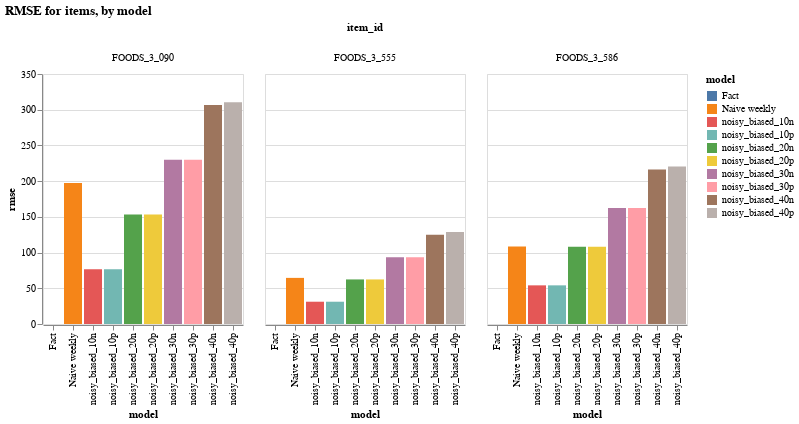

Source (notebook cell):
### Code cell
alt.Chart(eval_df, title = 'RMSE for items, by model').mark_bar().encode(
    x=alt.X('model:N',scale=alt.Scale(zero=False)),
    y=alt.Y('rmse:Q',scale=alt.Scale(zero=False)),
    color=alt.Color('model:N'),
    column='item_id:N'
).properties(width=200, height=250)#.interactive()

### Figure 1 — Vega-Lite specification as saved in the notebook (floating-point values rounded to 4 significant figures)
{"config": {"view": {"continuousWidth": 400, "continuousHeight": 300}}, "data": {"name": "data-f5c8daafbc9543634b27155a176f72b3"}, "mark": "bar", "encoding": {"color": {"type": "nominal", "field": "model"}, "column": {"type": "nominal", "field": "item_id"}, "x": {"type": "nominal", "field": "model", "scale": {"zero": false}}, "y": {"type": "quantitative", "field": "rmse", "scale": {"zero": false}}}, "height": 250, "title": "RMSE for items, by model", "width": 200, "$schema": "https://vega.github.io/schema/vega-lite/v4.8.1.json", "datasets": {"data-f5c8daafbc9543634b27155a176f72b3": [{"model": "Naive weekly", "rmse": 64.57, "rmse_normalized": 1.0, "item_id": "FOODS_3_555"}, {"model": "Fact", "rmse": 0.0, "rmse_normalized": 0.0, "item_id": "FOODS_3_555"}, {"model": "noisy_biased_10p", "rmse": 31.2, "rmse_normalized": 0.4832, "item_id": "FOODS_3_555"}, {"model": "noisy_biased_20p", "rmse": 62.4, "rmse_normalized": 0.9664, "item_id": "FOODS_3_555"}, {"model": "noisy_biased_30p", "rmse": 93.6, "rmse_normalized": 1.45, "item_id": "FOODS_3_555"}, {"model": "noisy_biased_40p", "rmse": 128.7, "rmse_normalized": 1.993, "item_id": "FOODS_3_555"}, {"model": "noisy_biased_10n", "rmse": 31.2, "rmse_normalized": 0.4832, "item_id": "FOODS_3_555"}, {"model": "noisy_biased_20n", "rmse": 62.4, "rmse_normalized": 0.9664, "item_id": "FOODS_3_555"}, {"model": "noisy_biased_30n", "rmse": 93.6, "rmse_normalized": 1.45, "item_id": "FOODS_3_555"}, {"model": "noisy_biased_40n", "rmse": 124.8, "rmse_normalized": 1.933, "item_id": "FOODS_3_555"}, {"model": "Naive weekly", "rmse": 108.5, "rmse_normalized": 1.0, "item_id": "FOODS_3_586"}, {"model": "Fact", "rmse": 0.0, "rmse_normalized": 0.0, "item_id": "FOODS_3_586"}, {"model": "noisy_biased_10p", "rmse": 54.11, "rmse_normalized": 0.4989, "item_id": "FOODS_3_586"}, {"model": "noisy_biased_20p", "rmse": 108.2, "rmse_normalized": 0.9978, "item_id": "FOODS_3_586"}, {"model": "noisy_biased_30p", "rmse": 162.3, "rmse_normalized": 1.497, "item_id": "FOODS_3_586"}, {"model": "noisy_biased_40p", "rmse": 220.3, "rmse_normalized": 2.032, "item_id": "FOODS_3_586"}, {"model": "noisy_biased_10n", "rmse": 54.11, "rmse_normalized": 0.4989, "item_id": "FOODS_3_586"}, {"model": "noisy_biased_20n", "rmse": 108.2, "rmse_normalized": 0.9978, "item_id": "FOODS_3_586"}, {"model": "noisy_biased_30n", "rmse": 162.3, "rmse_normalized": 1.497, "item_id": "FOODS_3_586"}, {"model": "noisy_biased_40n", "rmse": 216.4, "rmse_normalized": 1.996, "item_id": "FOODS_3_586"}, {"model": "Naive weekly", "rmse": 197.5, "rmse_normalized": 1.0, "item_id": "FOODS_3_090"}, {"model": "Fact", "rmse": 0.0, "rmse_normalized": 0.0, "item_id": "FOODS_3_090"}, {"model": "noisy_biased_10p", "rmse": 76.69, "rmse_normalized": 0.3883, "item_id": "FOODS_3_090"}, {"model": "noisy_biased_20p", "rmse": 153.4, "rmse_normalized": 0.7767, "item_id": "FOODS_3_090"}, {"model": "noisy_biased_30p", "rmse": 230.1, "rmse_normalized": 1.165, "item_id": "FOODS_3_090"}, {"model": "noisy_biased_40p", "rmse": 310.5, "rmse_normalized": 1.572, "item_id": "FOODS_3_090"}, {"model": "noisy_biased_10n", "rmse": 76.69, "rmse_normalized": 0.3883, "item_id": "FOODS_3_090"}, {"model": "noisy_biased_20n", "rmse": 153.4, "rmse_normalized": 0.7767, "item_id": "FOODS_3_090"}, {"model": "noisy_biased_30n", "rmse": 230.1, "rmse_normalized": 1.165, "item_id": "FOODS_3_090"}, {"model": "noisy_biased_40n", "rmse": 306.8, "rmse_normalized": 1.553, "item_id": "FOODS_3_090"}]}}
